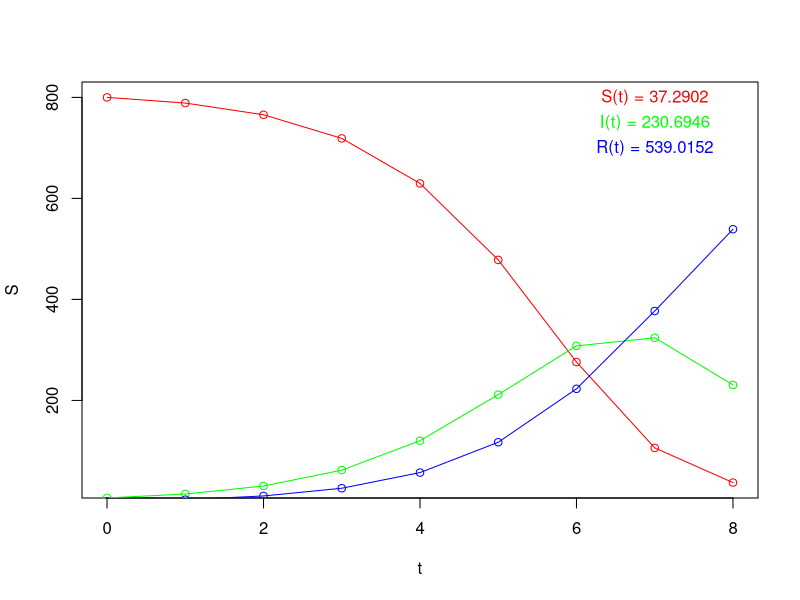

Write R code to recreate this figure.
S <- c()
I <- c()
R <- c()

S[1] <- 800
I[1] <- 7
R[1] <- 0
delta_t <- 1

t <- seq(0, 8, by = delta_t)
beta <- 0.002
gamma <- 0.5

for (i in 1:(length(t)-1)) {
  S[i+1] = S[i] - (beta*I[i]*S[i]) * delta_t
  
  I[i+1] = I[i] + (beta*I[i]*S[i] - gamma*I[i]) * delta_t
  
  R[i+1] = R[i] + (gamma*I[i]) * delta_t
}


plot(S~t, col="red")
lines(S~t, col="red")
lines(I~t, col="green")
points(I~t, col="green")
lines(R~t, col="blue")
points(R~t, col="blue")

text(7, 800, paste0("S(t) = ", round(S[length(t)], 4)), col = "red")
text(7, 750, paste0("I(t) = ", round(I[length(t)], 4)), col = "green")
text(7, 700, paste0("R(t) = ", round(R[length(t)], 4)), col = "blue")

